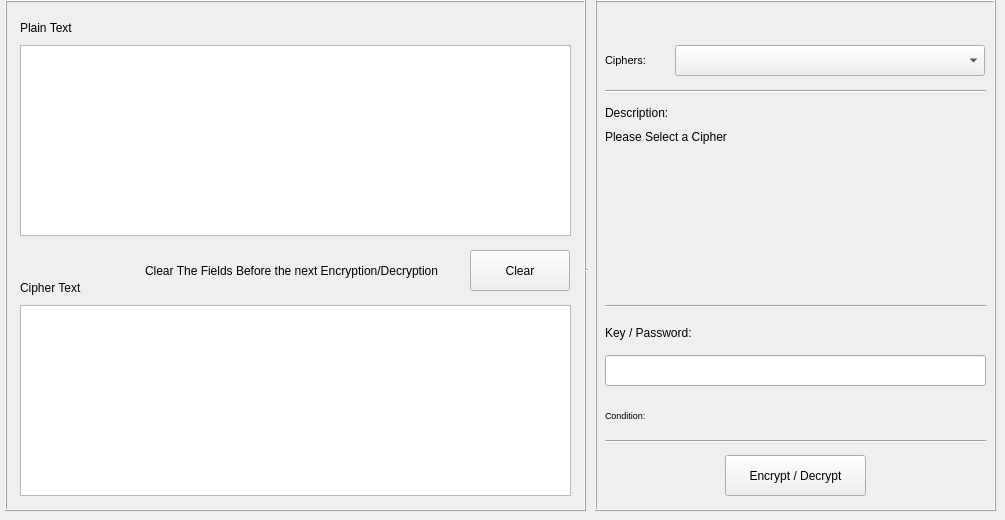
    <widget class="QWidget" name="tab">
     <attribute name="title">
      <string>Transposition</string>
     </attribute>
     <widget class="QFrame" name="frame_8">
      <property name="geometry">
       <rect>
        <x>5</x>
        <y>0</y>
        <width>581</width>
        <height>511</height>
       </rect>
      </property>
      <property name="frameShape">
       <enum>QFrame::Box</enum>
      </property>
      <property name="frameShadow">
       <enum>QFrame::Raised</enum>
      </property>
      <widget class="QTextEdit" name="tran_pt">
       <property name="geometry">
        <rect>
         <x>15</x>
         <y>45</y>
         <width>551</width>
         <height>191</height>
        </rect>
       </property>
      </widget>
      <widget class="QLabel" name="label_8">
       <property name="geometry">
        <rect>
         <x>15</x>
         <y>20</y>
         <width>61</width>
         <height>16</height>
        </rect>
       </property>
       <property name="text">
        <string>Plain Text</string>
       </property>
      </widget>
      <widget class="QLabel" name="label_12">
       <property name="geometry">
        <rect>
         <x>15</x>
         <y>280</y>
         <width>71</width>
         <height>16</height>
        </rect>
       </property>
       <property name="text">
        <string>Cipher Text</string>
       </property>
      </widget>
      <widget class="QTextEdit" name="tran_ct">
       <property name="geometry">
        <rect>
         <x>15</x>
         <y>305</y>
         <width>551</width>
         <height>191</height>
        </rect>
       </property>
      </widget>
      <widget class="QPushButton" name="uni_clr_2">
       <property name="geometry">
        <rect>
         <x>465</x>
         <y>250</y>
         <width>100</width>
         <height>41</height>
        </rect>
       </property>
       <property name="text">
        <string>Clear</string>
       </property>
      </widget>
      <widget class="QLabel" name="label_24">
       <property name="geometry">
        <rect>
         <x>140</x>
         <y>255</y>
         <width>316</width>
         <height>31</height>
        </rect>
       </property>
       <property name="text">
        <string>Clear The Fields Before the next Encryption/Decryption</string>
       </property>
      </widget>
     </widget>
     <widget class="QFrame" name="frame_7">
      <property name="geometry">
       <rect>
        <x>595</x>
        <y>0</y>
        <width>401</width>
        <height>511</height>
       </rect>
      </property>
      <property name="frameShape">
       <enum>QFrame::Box</enum>
      </property>
      <property name="frameShadow">
       <enum>QFrame::Raised</enum>
      </property>
      <property name="lineWidth">
       <number>1</number>
      </property>
      <widget class="QLabel" name="label_22">
       <property name="geometry">
        <rect>
         <x>10</x>
         <y>45</y>
         <width>61</width>
         <height>31</height>
        </rect>
       </property>
       <property name="font">
        <font>
         <pointsize>8</pointsize>
        </font>
       </property>
       <property name="text">
        <string>Ciphers:</string>
       </property>
      </widget>
      <widget class="QComboBox" name="tran_list">
       <property name="geometry">
        <rect>
         <x>80</x>
         <y>45</y>
         <width>310</width>
         <height>31</height>
        </rect>
       </property>
      </widget>
      <widget class="QLabel" name="label_23">
       <property name="geometry">
        <rect>
         <x>10</x>
         <y>105</y>
         <width>71</width>
         <height>16</height>
        </rect>
       </property>
       <property name="text">
        <string>Description:</string>
       </property>
      </widget>
      <widget class="QLabel" name="tran_desc">
       <property name="geometry">
        <rect>
         <x>10</x>
         <y>130</y>
         <width>381</width>
         <height>166</height>
        </rect>
       </property>
       <property name="text">
        <string>Please Select a Cipher</string>
       </property>
       <property name="alignment">
        <set>Qt::AlignLeading|Qt::AlignLeft|Qt::AlignTop</set>
       </property>
       <property name="wordWrap">
        <bool>true</bool>
       </property>
      </widget>
      <widget class="QLineEdit" name="tran_key">
       <property name="geometry">
        <rect>
         <x>10</x>
         <y>355</y>
         <width>381</width>
         <height>31</height>
        </rect>
       </property>
      </widget>
      <widget class="QLabel" name="label_25">
       <property name="geometry">
        <rect>
         <x>10</x>
         <y>325</y>
         <width>101</width>
         <height>16</height>
        </rect>
       </property>
       <property name="text">
        <string>Key / Password:</string>
       </property>
      </widget>
      <widget class="QPushButton" name="tran_btn">
       <property name="geometry">
        <rect>
         <x>130</x>
         <y>455</y>
         <width>141</width>
         <height>41</height>
        </rect>
       </property>
       <property name="text">
        <string>Encrypt / Decrypt</string>
       </property>
      </widget>
      <widget class="QLabel" name="tran_con">
       <property name="geometry">
        <rect>
         <x>10</x>
         <y>395</y>
         <width>381</width>
         <height>40</height>
        </rect>
       </property>
       <property name="font">
        <font>
         <pointsize>7</pointsize>
        </font>
       </property>
       <property name="text">
        <string>Condition:</string>
       </property>
       <property name="wordWrap">
        <bool>true</bool>
       </property>
      </widget>
     </widget>
     <widget class="Line" name="signup_line1_4">
      <property name="geometry">
       <rect>
        <x>605</x>
        <y>90</y>
        <width>381</width>
        <height>3</height>
       </rect>
      </property>
      <property name="orientation">
       <enum>Qt::Horizontal</enum>
      </property>
     </widget>
     <widget class="Line" name="signup_line1_5">
      <property name="geometry">
       <rect>
        <x>605</x>
        <y>440</y>
        <width>381</width>
        <height>3</height>
       </rect>
      </property>
      <property name="orientation">
       <enum>Qt::Horizontal</enum>
      </property>
     </widget>
     <widget class="Line" name="signup_line1_6">
      <property name="geometry">
       <rect>
        <x>605</x>
        <y>305</y>
        <width>381</width>
        <height>3</height>
       </rect>
      </property>
      <property name="orientation">
       <enum>Qt::Horizontal</enum>
      </property>
     </widget>
     <widget class="Line" name="signup_line1_17">
      <property name="geometry">
       <rect>
        <x>585</x>
        <y>45</y>
        <width>3</width>
        <height>450</height>
       </rect>
      </property>
      <property name="styleSheet">
       <string notr="true"/>
      </property>
      <property name="orientation">
       <enum>Qt::Horizontal</enum>
      </property>
     </widget>
    </widget>
